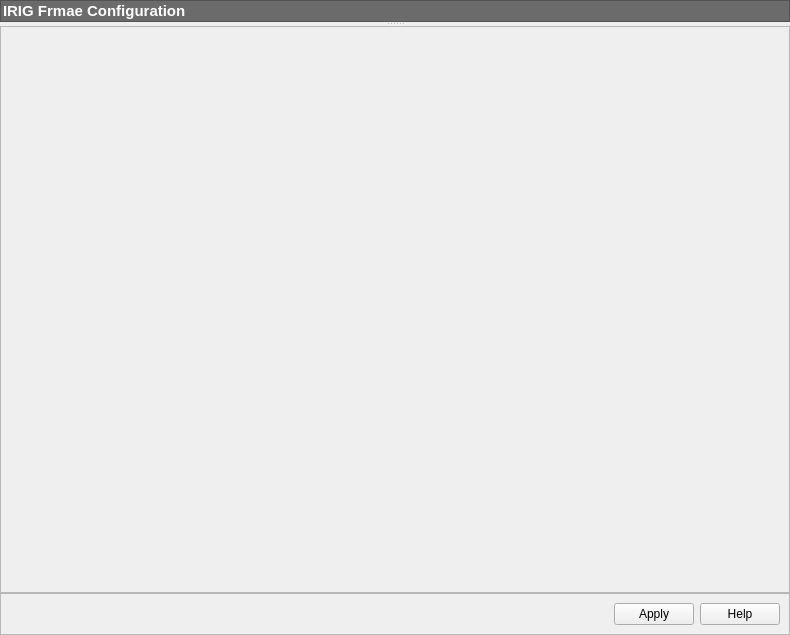
<?xml version="1.0" encoding="UTF-8"?>
<ui version="4.0">
 <class>WidgetIRIGFrameCfg</class>
 <widget class="QWidget" name="WidgetIRIGFrameCfg">
  <property name="geometry">
   <rect>
    <x>0</x>
    <y>0</y>
    <width>790</width>
    <height>635</height>
   </rect>
  </property>
  <property name="font">
   <font>
    <family>Arial</family>
   </font>
  </property>
  <property name="windowTitle">
   <string>Form</string>
  </property>
  <layout class="QVBoxLayout" name="verticalLayout_2">
   <property name="spacing">
    <number>0</number>
   </property>
   <property name="leftMargin">
    <number>0</number>
   </property>
   <property name="topMargin">
    <number>0</number>
   </property>
   <property name="rightMargin">
    <number>0</number>
   </property>
   <property name="bottomMargin">
    <number>0</number>
   </property>
   <item>
    <widget class="QFrame" name="titleframe">
     <property name="sizePolicy">
      <sizepolicy hsizetype="Preferred" vsizetype="Fixed">
       <horstretch>0</horstretch>
       <verstretch>0</verstretch>
      </sizepolicy>
     </property>
     <property name="font">
      <font>
       <family>Arial</family>
       <weight>50</weight>
       <bold>false</bold>
      </font>
     </property>
     <property name="styleSheet">
      <string notr="true">background-color: rgb(107, 107, 107);
color: rgb(255, 255, 255);</string>
     </property>
     <property name="frameShape">
      <enum>QFrame::StyledPanel</enum>
     </property>
     <property name="frameShadow">
      <enum>QFrame::Sunken</enum>
     </property>
     <layout class="QHBoxLayout" name="horizontalLayout">
      <property name="spacing">
       <number>0</number>
      </property>
      <property name="leftMargin">
       <number>2</number>
      </property>
      <property name="topMargin">
       <number>1</number>
      </property>
      <property name="rightMargin">
       <number>0</number>
      </property>
      <property name="bottomMargin">
       <number>1</number>
      </property>
      <item>
       <widget class="QLabel" name="label">
        <property name="font">
         <font>
          <family>Arial</family>
          <pointsize>11</pointsize>
          <weight>75</weight>
          <bold>true</bold>
         </font>
        </property>
        <property name="text">
         <string>IRIG Frmae Configuration</string>
        </property>
       </widget>
      </item>
     </layout>
    </widget>
   </item>
   <item>
    <widget class="QSplitter" name="splitter">
     <property name="orientation">
      <enum>Qt::Vertical</enum>
     </property>
     <property name="opaqueResize">
      <bool>true</bool>
     </property>
     <property name="childrenCollapsible">
      <bool>false</bool>
     </property>
     <widget class="QWidget" name="verticalLayoutWidget">
      <layout class="QVBoxLayout" name="propertytreeLayout"/>
     </widget>
     <widget class="QWidget" name="">
      <layout class="QVBoxLayout" name="verticalLayout">
       <property name="spacing">
        <number>0</number>
       </property>
       <item>
        <widget class="QFrame" name="infodisplayframe">
         <property name="sizePolicy">
          <sizepolicy hsizetype="Preferred" vsizetype="Preferred">
           <horstretch>0</horstretch>
           <verstretch>0</verstretch>
          </sizepolicy>
         </property>
         <property name="minimumSize">
          <size>
           <width>0</width>
           <height>60</height>
          </size>
         </property>
         <property name="frameShape">
          <enum>QFrame::StyledPanel</enum>
         </property>
         <property name="frameShadow">
          <enum>QFrame::Plain</enum>
         </property>
        </widget>
       </item>
       <item>
        <widget class="QFrame" name="buttonframe">
         <property name="sizePolicy">
          <sizepolicy hsizetype="Preferred" vsizetype="Fixed">
           <horstretch>0</horstretch>
           <verstretch>0</verstretch>
          </sizepolicy>
         </property>
         <property name="frameShape">
          <enum>QFrame::StyledPanel</enum>
         </property>
         <property name="frameShadow">
          <enum>QFrame::Raised</enum>
         </property>
         <layout class="QHBoxLayout" name="horizontalLayout_2">
          <item>
           <spacer name="horizontalSpacer">
            <property name="orientation">
             <enum>Qt::Horizontal</enum>
            </property>
            <property name="sizeHint" stdset="0">
             <size>
              <width>603</width>
              <height>20</height>
             </size>
            </property>
           </spacer>
          </item>
          <item>
           <widget class="QPushButton" name="applyButton">
            <property name="text">
             <string>Apply</string>
            </property>
           </widget>
          </item>
          <item>
           <widget class="QPushButton" name="helpButton">
            <property name="text">
             <string>Help</string>
            </property>
           </widget>
          </item>
         </layout>
        </widget>
       </item>
      </layout>
     </widget>
    </widget>
   </item>
  </layout>
 </widget>
 <resources/>
 <connections/>
</ui>
